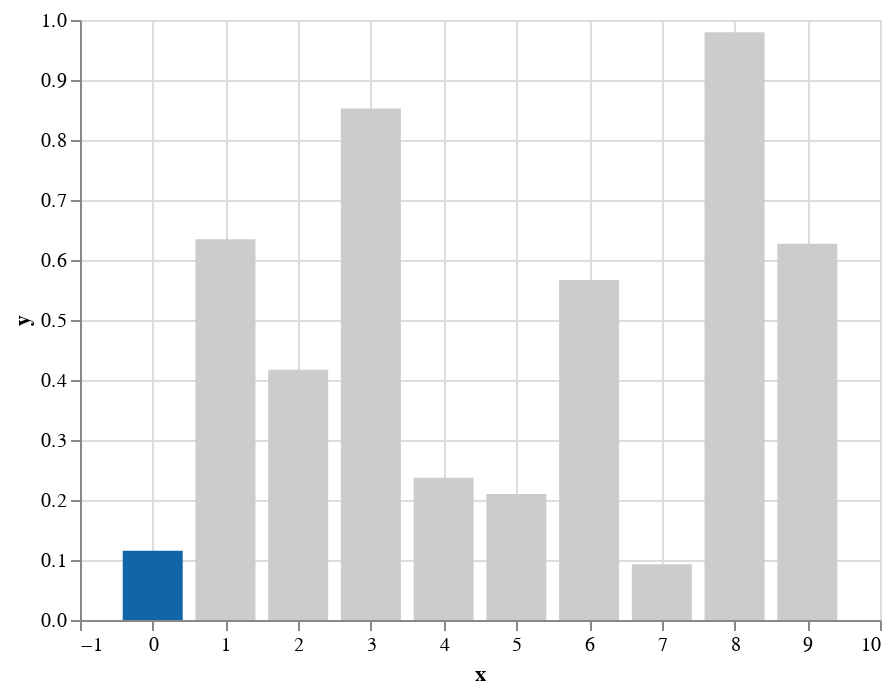

The notebook cell this image was saved under:
### Markdown cell above
## Kiválasztás

### Code cell
selector = alt.selection(
    type='single',
    init={'x': 0}
)

alt.Chart(data).mark_bar(
    size=30
).encode(
    x='x',
    y='y',
    color=alt.condition(
        selector, 
        alt.ColorValue('#16a'), 
        alt.ColorValue('#ccc')
    )
).add_selection(selector)

### Figure 1 — Vega-Lite specification as saved in the notebook (floating-point values rounded to 4 significant figures)
{"config": {"view": {"continuousWidth": 400, "continuousHeight": 300}}, "data": {"name": "data-1b34e13edec380321f6b4a1b06eda2e5"}, "mark": {"type": "bar", "size": 30}, "encoding": {"color": {"condition": {"value": "#16a", "selection": "selector005"}, "value": "#ccc"}, "x": {"type": "quantitative", "field": "x"}, "y": {"type": "quantitative", "field": "y"}}, "selection": {"selector005": {"type": "single", "init": {"x": 0}}}, "$schema": "https://vega.github.io/schema/vega-lite/v4.8.1.json", "datasets": {"data-1b34e13edec380321f6b4a1b06eda2e5": [{"x": 0, "y": 0.1156}, {"x": 1, "y": 0.6345}, {"x": 2, "y": 0.4171}, {"x": 3, "y": 0.8523}, {"x": 4, "y": 0.2372}, {"x": 5, "y": 0.21}, {"x": 6, "y": 0.5668}, {"x": 7, "y": 0.09294}, {"x": 8, "y": 0.9796}, {"x": 9, "y": 0.6272}]}}
